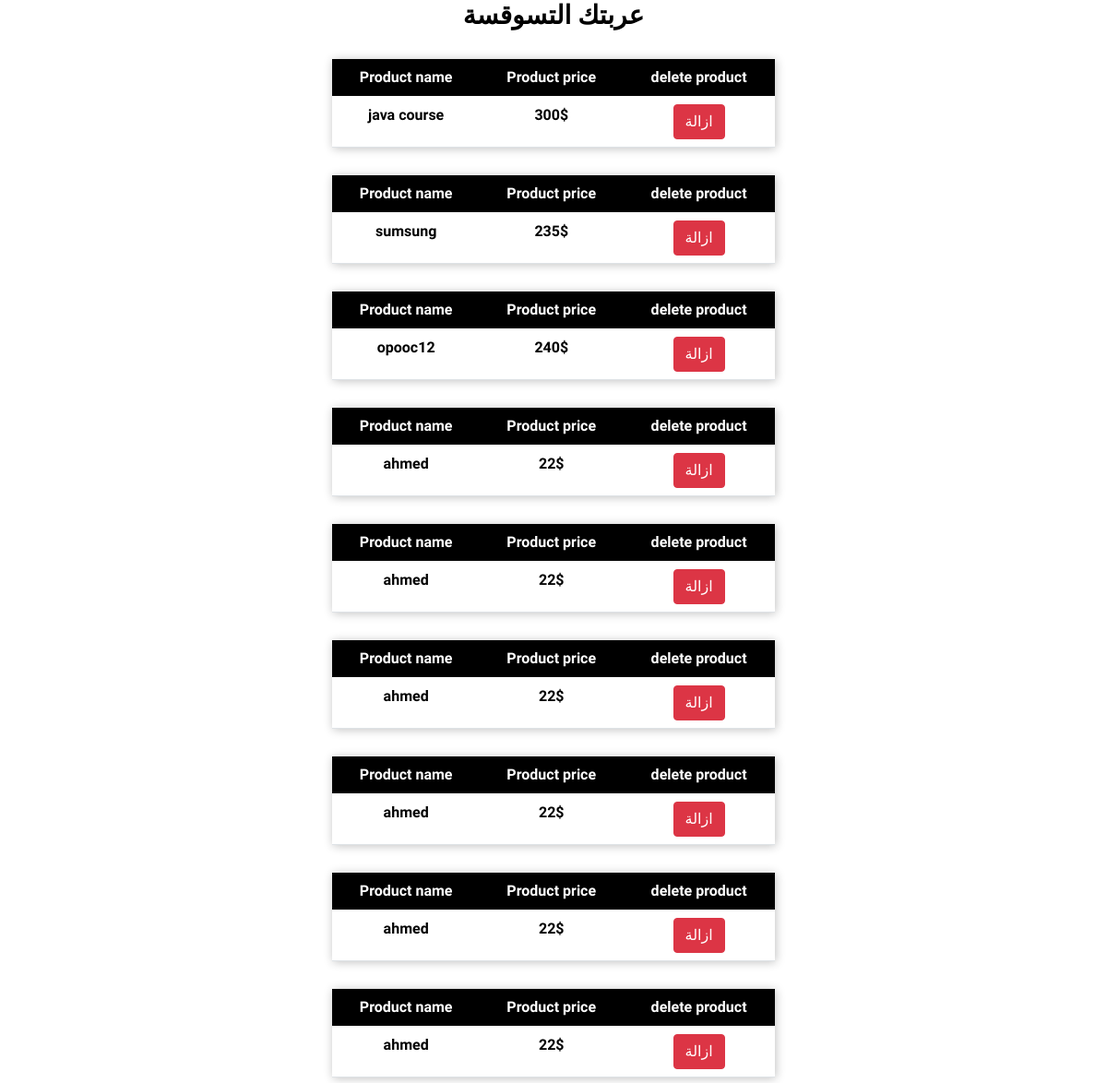
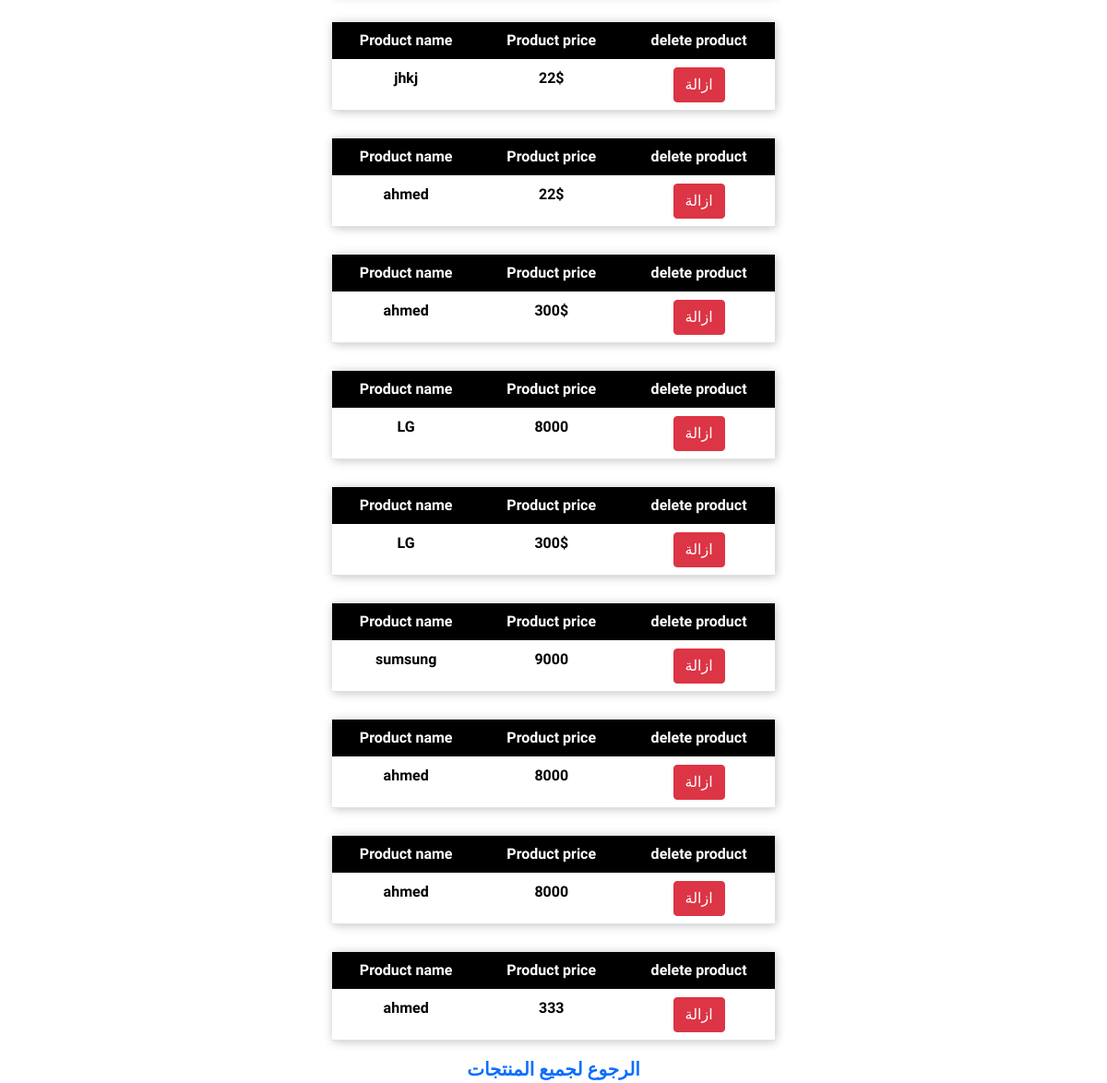
Screenshot of /card.php with the database file from the repository (2 pictures, top to bottom).
### tables this page shows
CREATE TABLE `prod` (
  `id` int(11) NOT NULL,
  `name` varchar(100) NOT NULL,
  `price` varchar(100) NOT NULL,
  `image` varchar(100) NOT NULL
);

### card.php (the view, shortened to what this page needs)
<!DOCTYPE html>
<html lang="en">
<head>
    <link rel="stylesheet" href="memo.css">
<link href="https://cdn.jsdelivr.net/npm/bootstrap@5.0.2/dist/css/bootstrap.min.css" rel="stylesheet">
<body>
    <center>
          <h3>عربتك التسوقسة</h3>
</center>
    <?php
    include('config.php');
    $result=mysqli_query($con,"SELECT * FROM prod");
    while($row =mysqli_fetch_array($result)){
        echo "<center>
        <main>
            <table class='table'>
                <thead>
                    <tr>
                        <th scope='col'>Product name</th>
                        <th scope ='col'>Product price</th>
                        <th scope ='col'>delete product</th>
                    </tr>
                </thead>
                <tbody>
                    <tr>
                        <td>$row[name]</td>
                        <td>$row[price]</td>
                        <td><a href='del_card.php? id=$row[id]' class='btn btn-danger'>ازالة</a></td>
                    </tr>
                </tbody>
            </table>
        </main>
    </center>";
    }
    ?>
    <center><a href="shop.php">الرجوع لجميع المنتجات</a></center>
</body>
</html>

### memo.css (style rules this page uses)
body { font-family: 'Changa', sans-serif; }

### card.php (style rules this page uses)
h3 { font-family: 'Changa', sans-serif; font-weight: bold; color:black; }
main { width:40%; margin-top:30px; }
table { box-shadow:1px 1px 10px silver; }
thead { font-weight: bold; font-family: 'Changa', sans-serif; font-weight: bold; background-color: black; color:white; text-align: center; }
tbody { text-align: center; color: white; font-weight: bold; font-family: 'Changa', sans-serif; font-weight: bold; color:black; }
a { text-decoration: none; font-family: 'Changa', sans-serif; font-weight: bold; font-size:20px; }

### rows the page displays
prod: name "java course", price "300$"
prod: name "sumsung", price "235$"
prod: name "opooc12", price "240$"
prod: name "ahmed", price "22$"
prod: name "ahmed", price "22$"
prod: name "ahmed", price "22$"
prod: name "ahmed", price "22$"
prod: name "ahmed", price "22$"
prod: name "ahmed", price "22$"
prod: name "jhkj", price "22$"
prod: name "ahmed", price "22$"
prod: name "ahmed", price "300$"
prod: name "LG", price "8000"
prod: name "LG", price "300$"
prod: name "sumsung", price "9000"
prod: name "ahmed", price "8000"
prod: name "ahmed", price "8000"
prod: name "ahmed", price "333"
